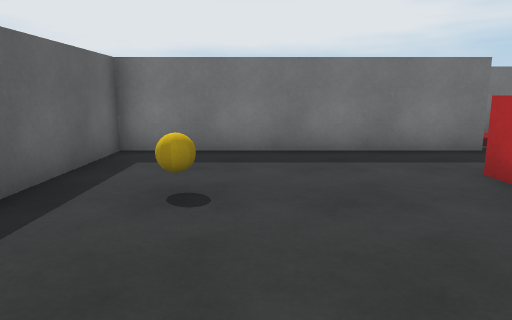
View 1 (above)

16 first-person views from a walk through a 3-D level made in the Unity game engine. The camera is 1.2 m above the floor, tilts 10° down and sees 70° across. The floor is counted in squares, 1 m on a side. Each view is taken from the middle of a square. On the plan, view 1 faces up. The plan holds only what a view shows up to about 15 squares ahead; the rest is blank. The player is left out.

View 2
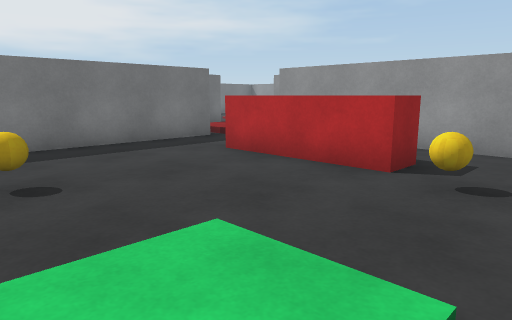

View 3
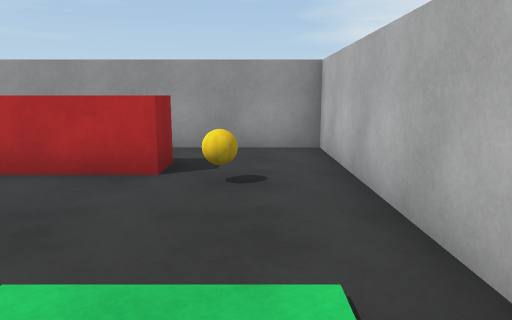

View 4
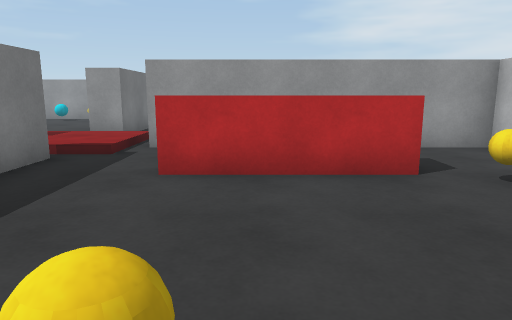

View 5
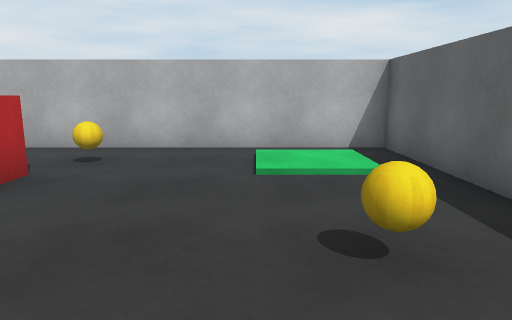

View 6
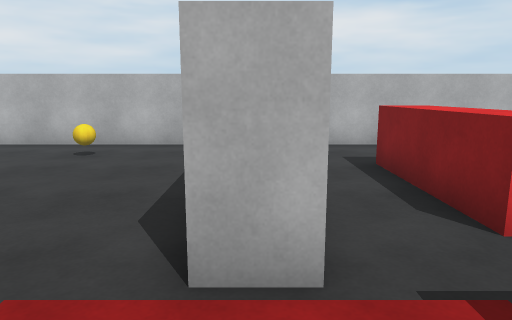

View 7
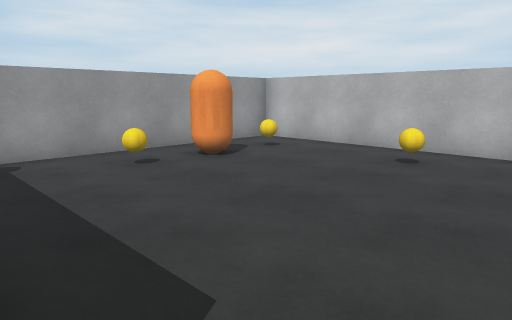

View 8
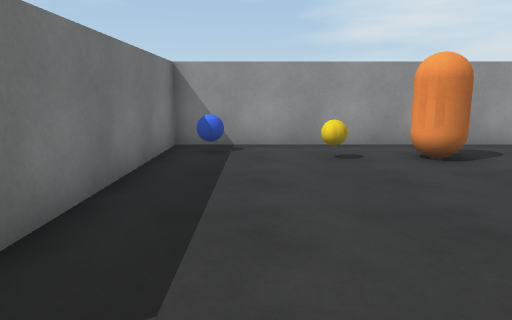

View 9
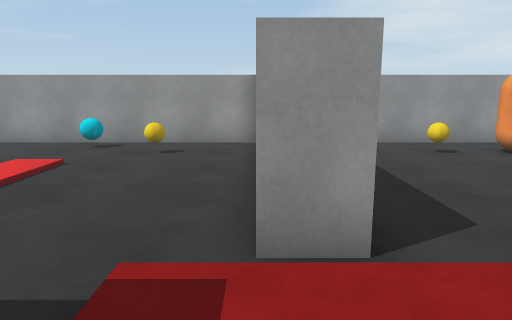

View 10
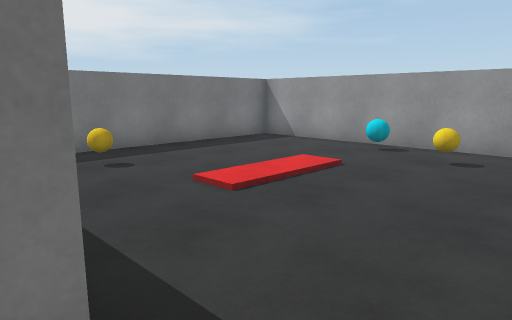

View 11
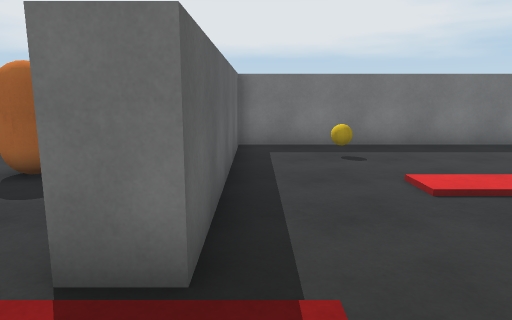

View 12
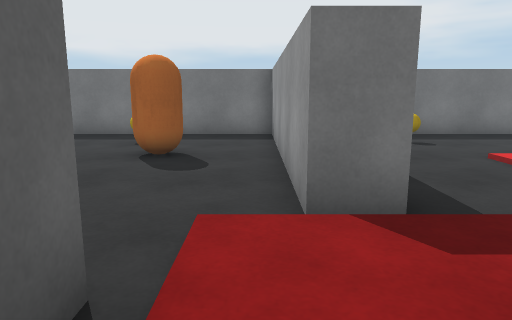

View 13
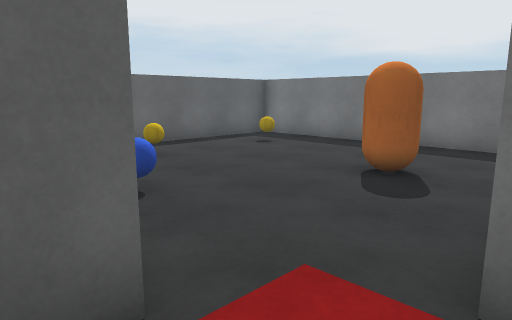

View 14
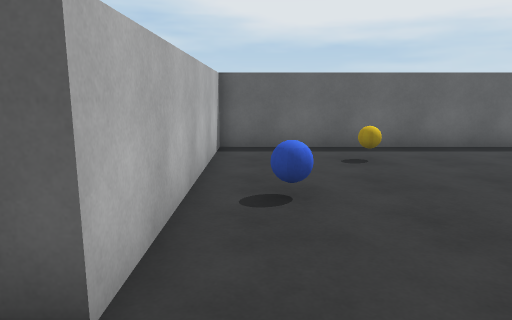

View 15
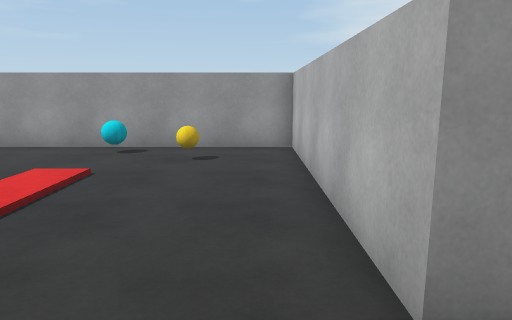

View 16
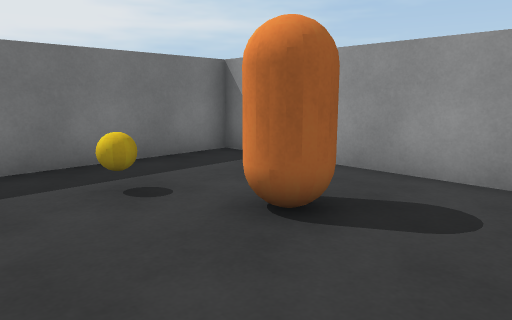

### Floor plan
Key: @ floor where view 1 was taken; # wall or solid block; . main floor; : floor 0.25 m higher than the main floor; / step, stairs or slope; ^ raised ledge; O other object.
Columns run from 3 left of view 1 to 17 right of it. Each row starts with its distance up from view 1.
 19 #####################
 18 #.........#.........#
 17 #.........#.........#
 16 #.O...O...#..O......#
 15 #......O..#.........#
 14 #......O..#.........#
 13 #.........#........O#
 12 #.O.......#.........#
 11 #.........#.......O.#
 10 #....O...///........#
  9 #########:::#########
  8 #########:::#########
  7 #........///.......O#
  6 #.........#.........#
  5 #......^..#.........#
  4 #.O....^..#.......O.#
  3 #......^..#.......O.#
  2 #......^..#.......O.#
  1 #.........# ........#
  0 #..@..O...# ..O...O.#
 -1 #.........# ........#
 -2 #####################

Positions as (right, up) in squares from view 1, and headings:
1: (0, 0), facing up
2: (-2, -1), facing up-right
3: (-2, 0), facing right
4: (-2, 4), facing right
5: (0, 7), facing down
6: (7, 9), facing down
7: (8, 8), facing down-right
8: (8, 6), facing right
9: (6, 9), facing right
10: (7, 9), facing up-right
11: (8, 8), facing up
12: (6, 7), facing up
13: (7, 8), facing up-left
14: (7, 10), facing left
15: (7, 10), facing right
16: (1, 12), facing up-right
